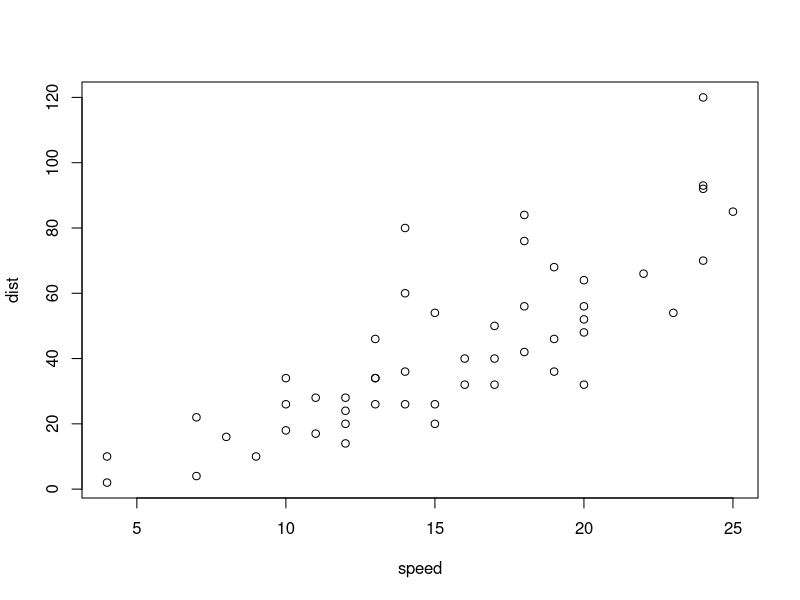
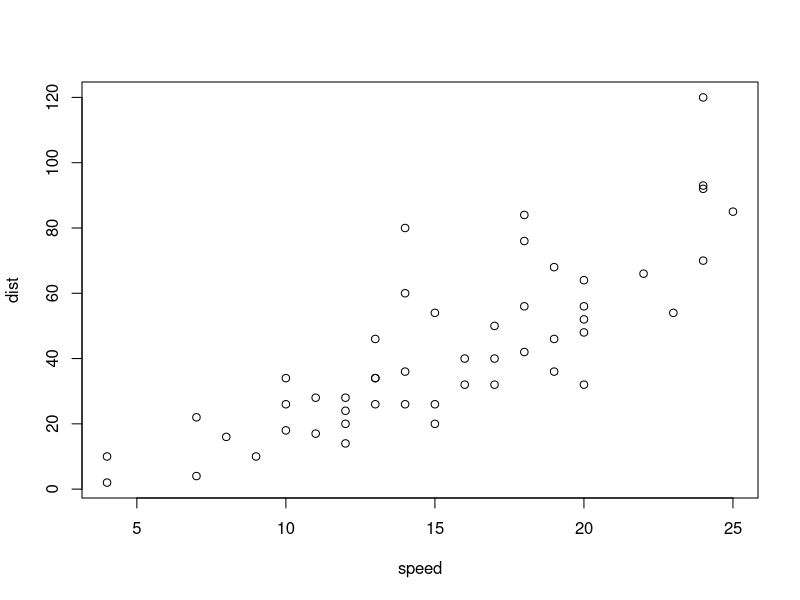
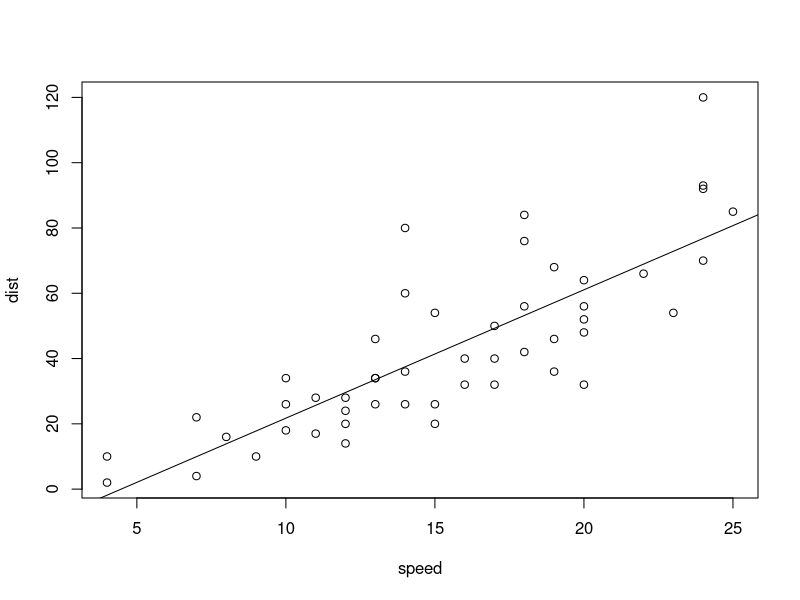

These charts were generated, in order, by the following R code:
## ---- chunk 1
# System 1
solve(2,2) # It's solving 2x=2
# System 2
A<-matrix(c(3,1,4,2),2,2)
b<-c(12,8)
solve(A,b)
# System 3
solve(A,diag(2)) # This solves for the inverse of A
## ---- chunk 2
x1<-c(10,7,8,7)
x2<-c(7,5,6,5)
x3<-c(8,6,10,9)
x4<-c(7,5,9,10)
A<-rbind(x1,x2,x3,x4)
b<-c(32,23,33,31)
solve(A,b)

# Next, modify the vector b by adding 0.05 to each of its elements and compute the new solution. How similar is it to the previous solution?
b2<-b+0.05
solve(A,b2)

# Now, repeat the process by increasing each element of b by 0.1. What conclusions can you draw from these results?
b3<-b+0.1
solve(A,b3)
## ---- chunk 3
kappa(A)
rcond(A)
svdA<-svd(A)$d
sigma_min<-min(svdA)
sigma_max<-max(svdA)
sigma_max/sigma_min
## ---- chunk 4
kappa(A, exact=TRUE)
## ---- chunk 5
# visualise the first rows
head(cars)
# show how many rows has the dataframe (n)
nrow(cars)
# look a the documentation
help(cars)
## ---- chunk 6
y<-cars$dist
x<-cars$speed
plot(x,y,xlab='speed',ylab='dist')
# other way is: plot(cars), let's try it!
plot(cars)
## ---- chunk 7
# Create a matrix object consisting of the regression matrix $X$ for the problem.
X<-cbind(1,x)
## ---- chunk 8
# Compute $(X'X)^{−1}$.
inv<-solve(crossprod(X,X), diag(2))
## ---- chunk 9
# Finally compute $\hat{\beta}$ from the expression (3) and store the result in an object with name beta. Look at the values you get for the least squares estimators of the regression coefficients (intercept and slope).
beta<-inv%*% t(X) %*% y
beta
## ---- chunk 10
# On top of the scatterplot of the data you created above, now plot the fitted regression model by writing abline(beta). Describe any potential computational problems with the implementation you have performed.
plot(cars)
abline(beta)

rcond(X)
## ---- chunk 11
# Compute the QR factorization of the regression matrix X using the function qr and store the result in an object named X.QR.
QR<-qr(X)
## ---- chunk 12
# Extract the Q matrix evaluating the function qr.Q in the object X.QR. Note that the result you get is a matrix Q with only 2 columns, this is because only these two are needed in the computations.
Q<-qr.Q(QR)
dim(Q) # To see that it has only 2 columns
## ---- chunk 13
# Create the vector Q'y.
Qy<-t(Q)%*%y
## ---- chunk 14
# Extract the matrix R evaluating the function qr.R in the object X.QR.
R<-qr.R(QR)
dim(R)
## ---- chunk 15
# Solve the system (4) using the function backsolve 3. Compare the result with the solution obtained using the direct implementation. They should be “the same”.
backsolve(R, Qy)
beta
## ---- chunk 16
lm(y ~ x)
